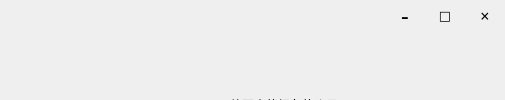
      <widget class="QWidget" name="NewFriendInfoWidget">
       <layout class="QVBoxLayout" name="verticalLayout_6">
        <property name="spacing">
         <number>0</number>
        </property>
        <property name="leftMargin">
         <number>0</number>
        </property>
        <property name="topMargin">
         <number>0</number>
        </property>
        <property name="rightMargin">
         <number>0</number>
        </property>
        <property name="bottomMargin">
         <number>0</number>
        </property>
        <item>
         <widget class="QWidget" name="widget3_7" native="true">
          <property name="minimumSize">
           <size>
            <width>0</width>
            <height>30</height>
           </size>
          </property>
          <property name="maximumSize">
           <size>
            <width>16777215</width>
            <height>30</height>
           </size>
          </property>
          <layout class="QHBoxLayout" name="horizontalLayout_10">
           <property name="spacing">
            <number>0</number>
           </property>
           <property name="leftMargin">
            <number>0</number>
           </property>
           <property name="topMargin">
            <number>0</number>
           </property>
           <property name="rightMargin">
            <number>0</number>
           </property>
           <property name="bottomMargin">
            <number>0</number>
           </property>
           <item>
            <spacer name="horizontalSpacer_2">
             <property name="orientation">
              <enum>Qt::Orientation::Horizontal</enum>
             </property>
             <property name="sizeHint" stdset="0">
              <size>
               <width>385</width>
               <height>20</height>
              </size>
             </property>
            </spacer>
           </item>
           <item>
            <widget class="QWidget" name="widget3_1_3" native="true">
             <property name="sizePolicy">
              <sizepolicy hsizetype="Expanding" vsizetype="Expanding">
               <horstretch>0</horstretch>
               <verstretch>0</verstretch>
              </sizepolicy>
             </property>
             <property name="minimumSize">
              <size>
               <width>120</width>
               <height>30</height>
              </size>
             </property>
             <property name="maximumSize">
              <size>
               <width>120</width>
               <height>30</height>
              </size>
             </property>
             <layout class="QHBoxLayout" name="horizontalLayout_11">
              <property name="spacing">
               <number>0</number>
              </property>
              <property name="leftMargin">
               <number>0</number>
              </property>
              <property name="topMargin">
               <number>0</number>
              </property>
              <property name="rightMargin">
               <number>0</number>
              </property>
              <property name="bottomMargin">
               <number>0</number>
              </property>
              <item>
               <widget class="QPushButton" name="minimize_botton_2">
                <property name="enabled">
                 <bool>true</bool>
                </property>
                <property name="minimumSize">
                 <size>
                  <width>0</width>
                  <height>30</height>
                 </size>
                </property>
                <property name="maximumSize">
                 <size>
                  <width>16777215</width>
                  <height>30</height>
                 </size>
                </property>
                <property name="font">
                 <font>
                  <family>宋体</family>
                  <pointsize>18</pointsize>
                 </font>
                </property>
                <property name="styleSheet">
                 <string notr="true">#minimize_botton_2 {
    /* 基础样式：无边框 + 四角圆角 + 透明背景 */
    border: none !important;                /* 彻底隐藏边框 */

    background: transparent !important;     /* 初始透明 */

    outline: none !important;               /* 去掉焦点框（QT默认点击后会有） */
}

/* 鼠标悬浮：比#F0F0F0稍深的灰色（#EBEBEB，过渡自然） */
#minimize_botton_2:hover {
    background-color: #DCDCDC !important;
}

/* 鼠标按下：更深一点的灰色（#DCDCDC，质感沉稳） */
#minimize_botton_2:pressed {
    background-color: #CCCCCC !important;
}</string>
                </property>
                <property name="text">
                 <string>-</string>
                </property>
               </widget>
              </item>
              <item>
               <widget class="QPushButton" name="maximize_botton_2">
                <property name="enabled">
                 <bool>true</bool>
                </property>
                <property name="minimumSize">
                 <size>
                  <width>0</width>
                  <height>30</height>
                 </size>
                </property>
                <property name="maximumSize">
                 <size>
                  <width>16777215</width>
                  <height>30</height>
                 </size>
                </property>
                <property name="font">
                 <font>
                  <family>黑体</family>
                  <pointsize>10</pointsize>
                  <bold>false</bold>
                 </font>
                </property>
                <property name="styleSheet">
                 <string notr="true">#maximize_botton_2 {
    /* 基础样式：无边框 + 四角圆角 + 透明背景 */
    border: none !important;                /* 彻底隐藏边框 */

    background: transparent !important;     /* 初始透明 */

    outline: none !important;               /* 去掉焦点框（QT默认点击后会有） */
}

/* 鼠标悬浮：比#F0F0F0稍深的灰色（#EBEBEB，过渡自然） */
#maximize_botton_2:hover {
    background-color: #DCDCDC !important;
}

/* 鼠标按下：更深一点的灰色（#DCDCDC，质感沉稳） */
#maximize_botton_2:pressed {
    background-color: #CCCCCC !important;
}</string>
                </property>
                <property name="text">
                 <string>□</string>
                </property>
               </widget>
              </item>
              <item>
               <widget class="QPushButton" name="close_botton_2">
                <property name="enabled">
                 <bool>true</bool>
                </property>
                <property name="minimumSize">
                 <size>
                  <width>0</width>
                  <height>30</height>
                 </size>
                </property>
                <property name="maximumSize">
                 <size>
                  <width>16777215</width>
                  <height>30</height>
                 </size>
                </property>
                <property name="font">
                 <font>
                  <family>楷体</family>
                  <pointsize>12</pointsize>
                  <bold>false</bold>
                 </font>
                </property>
                <property name="styleSheet">
                 <string notr="true">#close_botton_2 {
    /* 基础样式：无边框 + 四角圆角 + 透明背景 */
    border: none !important;                /* 彻底隐藏边框 */

    background: transparent !important;     /* 初始透明 */
    /* 右上角圆角8px（保持原始值，不×5） */
    border-top-right-radius: 8px !important;

    outline: none !important;               /* 去掉焦点框（QT默认点击后会有） */
}

/* 鼠标悬浮：比#F0F0F0稍深的灰色（#EBEBEB，过渡自然） */
#close_botton_2:hover {
    background-color: #E52222 !important;
    color: #FFFFFF !important; 
}

/* 鼠标按下：更深一点的灰色（#DCDCDC，质感沉稳） */
#close_botton_2:pressed {
    background-color: #D01E1E !important;
    color: #FFFFFF !important; 
}</string>
                </property>
                <property name="text">
                 <string>×</string>
                </property>
               </widget>
              </item>
             </layout>
            </widget>
           </item>
          </layout>
         </widget>
        </item>
        <item>
         <widget class="QWidget" name="FriendInfoShowwidget" native="true">
          <widget class="QLabel" name="photoArea">
           <property name="geometry">
            <rect>
             <x>130</x>
             <y>60</y>
             <width>80</width>
             <height>80</height>
            </rect>
           </property>
           <property name="text">
            <string>好友头像</string>
           </property>
          </widget>
          <widget class="QLabel" name="nameArea">
           <property name="geometry">
            <rect>
             <x>230</x>
             <y>60</y>
             <width>150</width>
             <height>30</height>
            </rect>
           </property>
           <property name="text">
            <string>待同意的好友的账号</string>
           </property>
          </widget>
          <widget class="QPushButton" name="btnAgree">
           <property name="geometry">
            <rect>
             <x>130</x>
             <y>240</y>
             <width>90</width>
             <height>30</height>
            </rect>
           </property>
           <property name="font">
            <font>
             <pointsize>12</pointsize>
            </font>
           </property>
           <property name="styleSheet">
            <string notr="true">#btnAgree {
    /* 基础样式：微信原生发送按钮深绿 + 保留原有配置 */
    border: none !important;                /* 彻底隐藏边框 */
    border-radius: 4px !important;          /* 四角圆角（匹配微信按钮圆角） */
    background-color: #07C160 !important;   /* 常态：微信经典发送按钮绿（核心色） */
    outline: none !important;               /* 去掉焦点框 */
    color: #FFFFFF !important;              /* 字体纯白色（和微信一致） */
}

/* 鼠标悬浮：比微信常态绿稍深，视觉反馈自然 */
#btnAgree:hover {
    background-color: #06B058 !important;   /* 悬浮：深一级微信绿 */
}

/* 鼠标按下：更深的绿色，模拟按压下沉的质感 */
#btnAgree:pressed {
    background-color: #059E4E !important;   /* 按下：最深级微信绿 */
}</string>
           </property>
           <property name="text">
            <string>同意</string>
           </property>
          </widget>
          <widget class="QPushButton" name="btnRefuse">
           <property name="geometry">
            <rect>
             <x>300</x>
             <y>240</y>
             <width>90</width>
             <height>30</height>
            </rect>
           </property>
           <property name="font">
            <font>
             <pointsize>12</pointsize>
            </font>
           </property>
           <property name="styleSheet">
            <string notr="true">#btnRefuse {
    /* 基础样式：微信原生发送按钮深绿 + 保留原有配置 */
    border: none !important;                /* 彻底隐藏边框 */
    border-radius: 4px !important;          /* 四角圆角（匹配微信按钮圆角） */
    background-color: #F0F0F0 !important;   /* 常态：微信经典发送按钮绿（核心色） */
    outline: none !important;               /* 去掉焦点框 */

}

/* 鼠标悬浮：比#F0F0F0稍深的灰色（#EBEBEB，过渡自然） */
#btnRefuse:hover {
    background-color: #DCDCDC !important;
}

/* 鼠标按下：更深一点的灰色（#DCDCDC，质感沉稳） */
#btnRefuse:pressed {
    background-color: #CCCCCC !important;
}</string>
           </property>
           <property name="text">
            <string>拒绝</string>
           </property>
          </widget>
          <widget class="QLabel" name="cheakinfoArea">
           <property name="geometry">
            <rect>
             <x>230</x>
             <y>110</y>
             <width>150</width>
             <height>30</height>
            </rect>
           </property>
           <property name="text">
            <string>验证消息</string>
           </property>
          </widget>
          <widget class="QLabel" name="Friend_status">
           <property name="geometry">
            <rect>
             <x>190</x>
             <y>180</y>
             <width>150</width>
             <height>30</height>
            </rect>
           </property>
           <property name="text">
            <string/>
           </property>
          </widget>
         </widget>
        </item>
       </layout>
      </widget>
